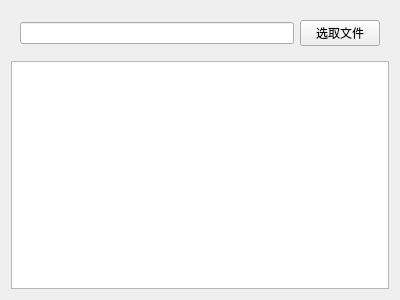
<?xml version="1.0" encoding="UTF-8"?>
<ui version="4.0">
 <class>widget</class>
 <widget class="QWidget" name="widget">
  <property name="geometry">
   <rect>
    <x>0</x>
    <y>0</y>
    <width>400</width>
    <height>300</height>
   </rect>
  </property>
  <property name="windowTitle">
   <string>Form</string>
  </property>
  <layout class="QVBoxLayout" name="verticalLayout">
   <item>
    <widget class="QWidget" name="widget_2" native="true">
     <layout class="QHBoxLayout" name="horizontalLayout">
      <item>
       <widget class="QLineEdit" name="lineEdit"/>
      </item>
      <item>
       <widget class="QPushButton" name="pushButton">
        <property name="text">
         <string>选取文件</string>
        </property>
       </widget>
      </item>
     </layout>
    </widget>
   </item>
   <item>
    <widget class="QTextEdit" name="textEdit"/>
   </item>
  </layout>
 </widget>
 <resources/>
 <connections/>
</ui>
